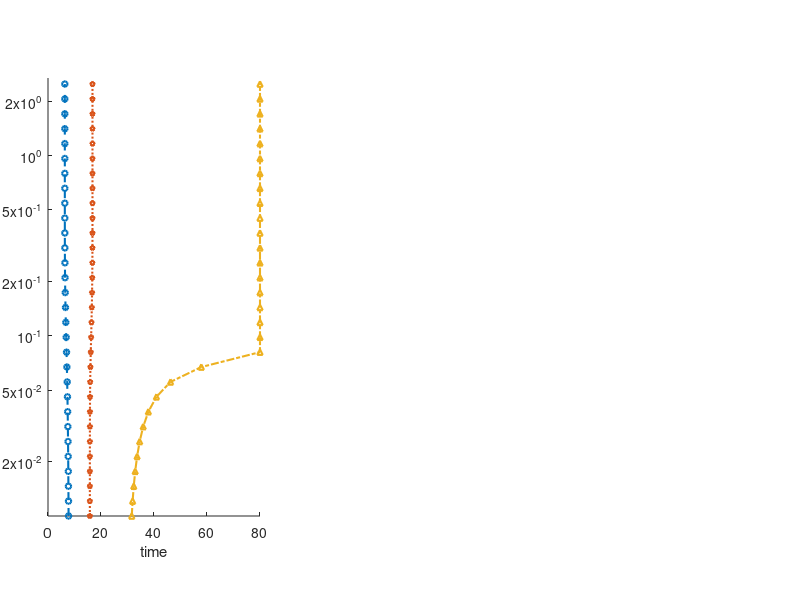

Recreate this plot in MATLAB. (Note: this script raises an error after producing the figure.)


t_3={[7.76084288927374,15.7940313802469,31.5979748321400]
[7.73375260584255,15.7950265546448,31.9309452143972]
[7.70137351022424,15.7964561320519,32.3549289139727]
[7.66279766208002,15.7985961465891,32.9019418636780]
[7.61702707273527,15.8019394845587,33.6199780834783]
[7.56300605612706,15.8073994533997,34.5847100413406]
[7.49966962172720,15.8166866637651,35.9233575103761]
[7.42598625279330,15.8330721866577,37.8692948514501]
[7.34088016416310,15.8627853969838,40.9060589463721]
[7.24267586995333,15.9170506264073,46.2344898922100]
[7.12781898658942,16.0108471047909,57.8433598509488]
[6.99535159907386,16.1409625533586,79.9950070927114]
[6.85665307420957,16.2794873330986,79.9978876173358]
[6.72197999183442,16.4141414201002,79.9980601227853]
[6.60133447699546,16.5347794456424,79.9980859212791]
[6.50347725395018,16.6326408398601,79.9982703141615]
[6.43291904096762,16.7031890012851,79.9981143405138]
[6.38862370905619,16.7475252524996,79.9986561558603]
[6.36497137948259,16.7711403671647,79.9982647924321]
[6.35460965513868,16.7814947952998,79.9961546564208]
[6.35105453422351,16.7850824224277,79.9970060474511]
[6.35014023429360,16.7859948074969,79.9972540845979]
[6.34996021508466,16.7861441938496,79.9979069943517]
[6.34994028460937,16.7861630407267,79.9977610720837]
[6.34994951805379,16.7861835703751,79.9971988601123]
[6.34994104926245,16.7861650820628,79.9987282215619]
[6.34993975387080,16.7861630552452,79.9985005998957]
[6.34993487645749,16.7861625426841,79.9985234483415]
[6.34993980491040,16.7861653136945,79.9981237624295]
[6.34993764541373,16.7861639685369,79.9981345905175]
};

num_phi=length(t_3);
phi=exp(linspace(log(0.01),log(2.5),num_phi))'; 

 t_4={[2.96730818321677e-07,8.28540421800300,16.5956844639180,32.7352788968788]
[3.46434059908845e-07,8.30461232328828,16.5933807894389,33.1155322884709]
[2.10636675121307e-06,8.32546545585310,16.5901104328158,33.5980070021914]
[5.38317778829517e-07,8.34776026540745,16.5858365984228,34.2204976674461]
[7.26992944478489,15.4783943931626,28.5293691047471,79.9999967455857]
[7.27379056535160,15.5545940650108,29.0752877866235,79.9999968916476]
[7.26745002996054,15.6360017108770,29.8103842040491,79.9999968999283]
[7.24825991533098,15.7223702173587,30.8327520711313,79.9999967528895]
[7.21212693417644,15.8120269215002,32.2885657897852,79.9999964803019]
[7.15362022165062,15.9034420355352,34.3741406467339,79.9999960857858]
[7.06766146336873,15.9999565123952,37.2109487814025,79.9999956509639]
[6.95532610354979,16.1124327944952,40.4449164040747,79.9999949471697]
[6.82828840579142,16.2444846409502,43.3693345804083,79.9999939227261]
[6.70127821961212,16.3832732464593,45.8167304747788,79.9999922659403]
[6.58653044913605,16.5116093586698,48.0392662037293,79.9999897065420]
[6.49317236471839,16.6165746094940,50.2664050180449,79.9999840746085]
[6.42593517948858,16.6924466992877,52.5713471745605,79.9999797359638]
[6.38393515368935,16.7404426264387,54.9271827734617,79.9999696563261]
[6.36188893294921,16.7665177949819,57.2804366881739,79.9999688073362]
[6.35257291159605,16.7784691453119,59.5867052068835,79.9999445567934]
[6.34968569105332,16.7830722753269,61.8053162993605,79.9998782614000]
[6.34920912968430,16.7846393074535,63.9050457369025,79.9998334771763]
[6.34933229022109,16.7852241098162,65.8610986086473,79.9997468274715]
[6.34950314533787,16.7855242263643,67.6580545448741,79.9996566198249]
[6.34963574258862,16.7856983862827,69.2875174456353,79.9995609571524]
[6.34971154819492,16.7858326514969,70.7497374595310,79.9994317684711]
[6.34976962162232,16.7859152814644,72.0482208996080,79.9994440009193]
[6.34980916991584,16.7859765928950,73.1875959426739,79.9996453152790]
[6.13415115692871,14.8699129141313,18.3325707188012,79.9959311825148]
[6.16682259317904,15.0368239589109,18.2289818059521,79.9931247295028]
 };
 
 
 t_5={[3.32183301215159e-07,8.22052342324777,16.4577338066798,29.6806364376134,79.9999933324704]
[3.94049961779976e-07,8.22829659175537,16.4427171145856,29.6939301681687,79.9999947003034]
[4.86750503357501e-07,8.23558358946370,16.4282708890034,29.7524989925735,79.9999956139531]
[6.34366046627181e-07,8.24225174058115,16.4157798094478,29.8795096332234,79.9999963450047]
[8.94292911492691e-07,8.24835167512116,16.4069131743305,30.1069111141061,79.9999966974753]
[1.47405183087592e-06,8.25402999924956,16.4034161764587,30.4800213320390,79.9999969294322]
[3.77818153807750e-06,8.25942324036876,16.4067482330130,31.0647850882973,79.9999969613154]
[5.00319899515761,10.9498298444280,17.3678453314796,32.4197276875521,79.9999969718861]
[5.48528028926228,11.5151390980495,17.6435939853994,34.0277375547916,79.9999967503373]
[5.70621501796878,11.8981670222172,17.8823501376493,36.3092158457987,79.9999964269268]
[5.80555213405185,12.2084271722883,18.1361736488951,39.3261475957232,79.9999960400134]
[5.82436655384504,12.4659774531758,18.4127929455402,42.4915523986122,79.9999955911223]
[6.76384399035636,16.1497174398676,34.3995890720783,56.7798630175495,79.9999976366054]
[6.65272358661212,16.2996047016782,36.3902662638180,57.9988382975107,79.9999972742631]
[6.54831069796641,16.4405538161389,38.1423593999037,58.9930329036596,79.9999966332651]
[6.46364928338601,16.5617584525708,39.9118925712724,59.9481841727613,79.9999955544670]
[5.30173392309218,12.6634426548424,19.1815279822563,52.9959878017138,79.9999779745752]
[5.21535421709720,12.5223332436813,19.0742659211445,55.2333323357555,79.9999644676914]
[5.18544297562430,12.3963427671587,18.9213798407165,57.5230116861258,79.9999434473288]
[5.21427916042931,12.3129215853651,18.7512720233906,59.7803938078302,79.9999151367711]
[5.29329928912242,12.2967314013163,18.5910846077675,61.9581956096377,79.9998865547904]
[5.41485186195397,12.3981859531481,18.4750371638219,64.0247380141899,79.9998282383416]
[5.58265415498731,12.7311568361335,18.4485523335902,65.9558200441738,79.9996873212452]
[5.76579564798263,13.2824367355330,18.4826391161642,67.7329153098436,79.9998188692195]
[5.90675492911795,13.8064399064051,18.4718342429180,69.3441490903957,79.9995285200474]
[6.00783124889818,14.2326138154341,18.4035979453284,70.7905044750656,79.9994512211775]
[6.08371510329791,14.5824017173375,18.3005516970131,72.0761344552655,79.9993260393754]
[6.14277326392199,14.8780999651052,18.1803130230133,73.2107664459149,79.9994357113613]
[6.18940100856178,15.1333017501507,18.0536162781802,74.1994714750313,79.9953490292137]
[6.22628228387533,15.3557040912433,17.9270415369341,75.0644485564311,79.9994118141571]
};

t_6={[3.02329311783312e-07,7.22423456902374,12.8514927697745,18.2591824869078,30.6524913831366,79.9999936603888]
[3.50697950984979e-07,7.22317772367150,12.8731172348562,18.2873260716287,30.7267192289882,79.9999949182404]
[4.17741492233553e-07,7.22225551811405,12.8984063075138,18.3192465948910,30.8512555008859,79.9999958435674]
[5.14623555686851e-07,7.22188973808904,12.9286803249992,18.3563005217216,31.0492314742889,79.9999964872707]
[6.62257106749737e-07,7.22270950913059,12.9659784349117,18.4008579757290,31.3542662498936,79.9999968606505]
[9.12750146326262e-07,7.22551065483888,13.0132331407450,18.4567511783017,31.8166595203666,79.9999971139681]
[1.42781095500660e-06,7.23120759301124,13.0745824841269,18.5299700319950,32.5130876070994,79.9999971823854]
[3.02154190588244e-06,7.24098996118509,13.1563878723124,18.6303543704362,33.5634313936503,79.9999970470771]
[5.14162292298573,10.8993795233608,17.0217293502689,28.4949061356927,49.3436535975839,79.9999979498941]
[5.46160964184654,11.3495938103651,17.3212786156674,30.2364020882670,52.7165760283664,79.9999980363784]
[5.58292697608068,11.6257553974716,17.5372646551613,31.9752335692771,54.7475585963284,79.9999980333490]
[5.59604427677748,11.8159314327563,17.7376106022634,33.9373167715837,56.3359920209252,79.9999979325768]
[5.53886664513213,11.9572918870668,17.9507257782255,35.9193932027112,57.6400725106986,79.9999977546104]
[5.44037037243579,12.0705707019938,18.1855146293259,37.6915237657178,58.6884710365109,79.9999974051086]
[5.32552412232956,12.1570637469353,18.4207446859719,39.2681689602450,59.5688293351409,79.9999967999815]
[5.21423540742856,12.2011410863078,18.6095815604437,40.8329706662885,60.4102456237134,79.9999958178984]
[5.12299547589737,12.1902196324983,18.7080511133515,42.5960247760262,61.3310535921601,79.9999942014655]
[5.06910956852807,12.1379429557896,18.7077308263986,44.6656570694400,62.3900091474465,79.9999915654676]
[5.06664901318835,12.0778127548117,18.6338629129339,46.9848600444202,63.5625614410703,79.9999879346476]
[3.59999910340138,8.83994137172043,15.1395312727345,20.7060877849657,59.9164324677301,79.9995666953475]
[3.73973613212434,8.74273750137191,15.0134037711986,20.2574310515426,62.0559178881186,79.9998835306135]
[3.92418443518961,8.64808921717744,14.9398581885271,19.8554236822794,64.0897725148255,79.9998071672382]
[4.12428173130753,8.53009639052728,14.9289311362559,19.4989194041120,65.9921295070035,79.9980037970899]
[4.32107758534146,8.37404853143100,14.9867490043145,19.1879850585440,67.7516135440277,79.9986994581378]
[4.50849028340034,8.18828849282185,15.1003887559162,18.9160989401107,69.3513355506476,79.9997866368559]
[4.68809356102488,7.99649655901498,15.2415500022250,18.6730335677244,70.7946350847573,79.9991811996588]
[4.86039062040018,7.81530114918129,15.3880446810338,18.4524307530542,72.0783034372343,79.9992099695369]
[5.02341217571538,7.64953375813690,15.5300595803768,18.2520940580100,73.2108010844748,79.9993586107245]
[5.17506125157740,7.49914912492821,15.6641836671317,18.0713562869393,74.2019234743582,79.9990706165010]
[5.31415776868646,7.36322211772209,15.7890567052217,17.9094516535354,75.0642234131743,79.9991605110643]
};


t_7={[2.86242721386044e-07,6.14939675608219,10.2747348528214,15.1550277396981,19.9441384345650,31.3802996453672,79.9999936647785]
[3.26856990683614e-07,6.15180906648802,10.3107854432267,15.1744908185206,19.9969878390132,31.5027103829418,79.9999950117933]
[3.80750919007524e-07,6.15574069347575,10.3524777910549,15.2011782989561,20.0635256700898,31.6854213195529,79.9999959077450]
[4.56914111806679e-07,6.16242693552699,10.4020073668952,15.2387997737388,20.1506476232064,31.9569931193305,79.9999965920722]
[5.66733161107245e-07,6.17422940939800,10.4644074608730,15.2944887464218,20.2724309390469,32.3637958172778,79.9999969622369]
[7.37980766844532e-07,6.19619841325590,10.5513698616062,15.3837241164555,20.4607114888782,32.9874733079725,79.9999971910450]
[1.03007070397091e-06,6.24368082786759,10.6991719739591,15.5523525078714,20.8147512912879,34.0081816381161,79.9999972433145]
[2.52604923759017e-06,7.01821300500816,12.5877583558855,17.8657865778194,28.4299537898517,46.8852734707770,79.9999978627336]
[2.05195766463944e-05,7.06334241551964,12.7626192248535,18.0677202238273,29.8551469173783,51.2057195846222,79.9999984187970]
[3.84798575894344,8.80341133535722,14.0334430387959,18.9574938892103,31.5752833766705,53.9617999655425,79.9999981071048]
[4.20960721491723,9.05255761333487,14.2750072878521,19.2040022960123,33.1938585236987,55.6164844998729,79.9999980825268]
[4.29938882157577,9.15263826376703,14.4541761455084,19.4594328792809,35.1044243381471,57.0403567914255,79.9999979838482]
[4.23655642726621,9.17209775516677,14.6221693076883,19.7757973290595,37.0628275044096,58.2689544499074,79.9999978001952]
[4.07802500001526,9.14616267136619,14.7949795765709,20.1613048764029,38.8141125785337,59.2763272220107,79.9999974862931]
[3.87188861158322,9.09445349158908,14.9588814966655,20.5592473875483,40.3323960058247,60.1110534936764,79.9999969449642]
[3.66362762005923,9.01952329127740,15.0721704670884,20.8435024383795,41.7403790926317,60.8645778068508,79.9999960201482]
[3.49660052292347,8.92407169422564,15.1033945151103,20.9155154988952,43.2495730854027,61.6550553758641,79.9999944413725]
[3.40937316195213,8.82705173233899,15.0658325007513,20.7947377453827,45.0784486738512,62.5942557049131,79.9999917669940]
[3.42081453462640,8.74771742468036,14.9957836339594,20.5588002714287,47.2545519497182,63.6966396364536,79.9999876324436]
[3.52268610337618,8.68832335323523,14.9216269694099,20.2655953658985,49.6350123214187,64.8943706332154,79.9999267865996]
[3.68981228717380,8.63637575514051,14.8621435495685,19.9478994685529,52.1000404486894,66.1313113454873,79.9999736765151]
[3.89274997594633,8.57249858375635,14.8347844891270,19.6293371299929,54.5879843256676,67.3779364532892,79.9999528397054]
[4.10538039012942,8.47598097281272,14.8575231235818,19.3287852712272,57.0542567739477,68.6130405558144,79.9999292921607]
[4.31041492374406,8.33498361708003,14.9404110421951,19.0570988108813,59.4569410563827,69.8152853894008,79.9999277078021]
[4.50298962090656,8.15977739198930,15.0720743747473,18.8138135706729,61.7577421088296,70.9661014825096,79.9998543827520]
[4.68567710067796,7.97543143460978,15.2254683990396,18.5923133097370,63.9216164042122,72.0470282057442,79.9998093219296]
[4.85974379249400,7.79947939246007,15.3799427031418,18.3882551371637,65.9281200160915,73.0480546646560,79.9997729048064]
[5.02375774443248,7.63748084406158,15.5270925643507,18.2008706208134,67.7612600024487,73.9610073999821,79.9996039801027]
[5.17589460578966,7.48980440504977,15.6644291984012,18.0303356791508,69.4147019221135,74.7833775750738,79.9996801394044]
[5.31521454429540,7.35590042143461,15.7912564578341,17.8765196429198,70.8901971664095,75.5161362563168,79.9995575572871]
};

t_8={[2.81396724158919e-07,5.83634478854956,9.64403088203333,14.1033662166661,18.1524883857716,24.7155042825260,34.1775898034826,79.9999942451741]
[3.19679477243583e-07,5.82744025564583,9.65656088086022,14.1046796335258,18.1678982397784,24.7739835909835,34.4075663654759,79.9999952488886]
[3.71573093771820e-07,5.82483365024052,9.68248679234915,14.1302731994022,18.2188884143121,24.9505323871724,34.8157321764738,79.9999961803109]
[4.41201617411105e-07,5.83198957834738,9.72782677460905,14.1897680554421,18.3209534964930,25.3037495232162,35.5206474266962,79.9999967111143]
[5.40401459493414e-07,5.85269471463465,9.79979393587801,14.2934765774474,18.4925684799739,25.9210124258721,36.7655677840059,79.9999971470625]
[3.45544488802135e-06,5.89210227220500,9.90955853461389,14.4552227292860,18.7614828119493,26.9621532163159,39.1885689371627,79.9999871569347]
[9.44070378844716e-07,5.95345780225640,10.0675663386853,14.6829016311063,19.1512519056468,28.6349309355907,44.4340493632218,79.9999977216819]
[1.43602147523582e-06,5.99160283790607,10.1840008992611,14.8401741899736,19.4301035425626,30.0349325262454,49.7735337614098,79.9999979726949]
[2.68533395377652e-06,6.00519727666430,10.2532330979369,14.9293907749804,19.5895298832283,31.0777768717443,52.6478544946581,79.9999980606956]
[9.30994001669956e-06,6.01581864427148,10.3222150842709,15.0208435011358,19.7519484413889,32.2771593048551,54.5245373379431,79.9999984965387]
[4.06583001970171,8.80829828277145,13.8934463800772,18.5534383310537,28.8524084823872,42.9938192574157,61.3309437345198,79.9999983958344]
[4.18854708391626,8.93804792945924,14.1201601058444,18.8601479701639,30.7002273639998,45.6998432649139,62.7757544466192,79.9999984052611]
[4.12593441399393,8.95127973638183,14.2763517803942,19.1333057162299,32.3415788291942,47.5208160091143,63.7226730914332,79.9999983714276]
[3.95521643127912,8.90773668281028,14.4191949813743,19.4408454976583,33.7921066888930,48.8598132723295,64.4104405035039,79.9999982430963]
[3.73563631888789,8.84336368598173,14.5638853331635,19.7827393240000,35.0282540953401,49.8904371445104,64.9364811330112,79.9999983986453]
[3.52699997138577,8.78048690554983,14.6998681720209,20.1050857405172,36.1422157057161,50.7639496544009,65.3805823431893,79.9999976452483]
[3.38002446882204,8.72756724365234,14.8019213053705,20.3247028849524,37.3115195485716,51.6363428550216,65.8225813770807,79.9999969648786]
[3.32305131272339,8.68346552653323,14.8497626814351,20.3809816409454,38.7920218743156,52.6865059732350,66.3521470364888,79.9999958896515]
[3.36041382619619,8.64579774897796,14.8456400353030,20.2763747338992,40.7683105211552,54.0327877330820,67.0283427277448,79.9999942929250]
[3.48078652510145,8.61455139848482,14.8149494995609,20.0652599466918,43.1120963418208,55.5988253009922,67.8132233812579,79.9999918480093]
[3.66136859168404,8.58269715849523,14.7858346898906,19.8015856964010,45.6116330884786,57.2595133643652,68.6450875796654,79.9999903829915]
[3.06358604941233,7.34821671085005,12.1844936097465,16.6767051211199,21.2093935826623,54.7404305210453,67.4547681696149,79.9999753719209]
[3.34320606840039,7.35664164392932,12.0827764851897,16.4663007331206,20.6536992513994,57.1693293712192,68.6715251762460,79.9996745564121]
[3.64138544804423,7.37525463847932,12.0524310037119,16.3256720853649,20.1871685697478,59.5446151440246,69.8601188542959,79.9999209584981]
[3.94275539110653,7.39035228073657,12.1492882049738,16.2759154918808,19.8174425533554,61.8240114674491,71.0000900111815,79.9998401634607]
[4.26543693085927,7.41560305864309,12.6292216556071,16.3823769223507,19.5937406874675,63.9767890971245,72.0750939734073,79.9998321273045]
[4.56649616727721,7.39969599635510,13.3323980827464,16.5478424049983,19.4240821379065,65.9715579389672,73.0703155896461,79.9997142552767]
[4.80974795063714,7.33514670143341,13.8576416556680,16.6415291477275,19.2052240467250,67.7927173153714,73.9772030528696,79.9996766260586]
[5.01646246087420,7.25637122787479,14.2645644513984,16.6930491927712,18.9698544686633,69.4368706600768,74.7945542265251,79.9995689407419]
[5.19591043693544,7.17457054962870,14.6012427484421,16.7235746842244,18.7382114674480,70.9053570447005,75.5231832922683,79.9995017190633]
};
t_vec={t_3,t_4,t_5,t_6,t_7,t_8};

% t_vec={t_3,t_4,t_5,t_6,t_7,t_8};
% Define colors and markers 
colors = ['r', 'g', 'b', 'c', 'm', 'y', 'k'];  
% symbols = ['o', '+', '*', 'x', 's', 'd', '^', 'v', '<', '>', 'p', 'h'];  
symbols = ['o', 'p', '+', '^', 'x', 's', 'd',  'v', '<', '>', 'h'];  
symbolsline = {'o--', 'p:', '^-.', 's-','+-','v-', '<-', '>-', 'h-'};  

    
   
num_phi=length(t_3);

num_t_vec=length(t_vec);
nk=0;
 for k=1:num_t_vec
     nk=nk+1;
     if k==1
         fig = figure('Position', [20 20 1050 350], 'color', 'w');    
            
     end
      if k==4
         fig = figure('Position', [20 20 1050 350], 'color', 'w');             
         nk=1;
        
      end
      subplot('Position',[0.06+0.31*(nk-1),0.14,0.265,0.73]); 
 
    t_best=t_vec{k};
    n_s=length(t_best{1,1});
    p=zeros(num_phi,n_s);
   for i = 1:num_phi
        p(i,:)= t_best{i};         
   end
    
% legendnames={'first point', 'second point','third point','fouth point','fifth point','sixth point','seventh point'};
  
    hold on;
    for j=1:n_s
        plot( p(:,j), phi ,symbolsline{j},'MarkerSize',4,'LineWidth', 1.5);
       
    end
    hold off;
     set(gca, 'YScale', 'log', 'FontSize',10);       
   
     yticks=[0.01, 0.02, 0.05, 0.1, 0.2, 0.5, 1,  2];
       ylim(log(exp([phi(1),phi(end)+0.2])));
     set(gca, 'YTick', yticks);
         xlabel('time');
         xlim([t_initial-0.5, TF+1]); %  
  
%              axis('square');  
%          sprintf('Optimized points with %s for %s noise', index_name{j},  noise_name{j}));
          title( sprintf('Selected %d points with FIM',n_s), 'FontSize',12);
          if    k==1 
              ylabel('log(\phi)' ,'FontSize',12);      
          end
            if    k==4 
              ylabel('log(\phi)', 'FontSize',12);      
          end
    grid on;     
 end 
 
        
    